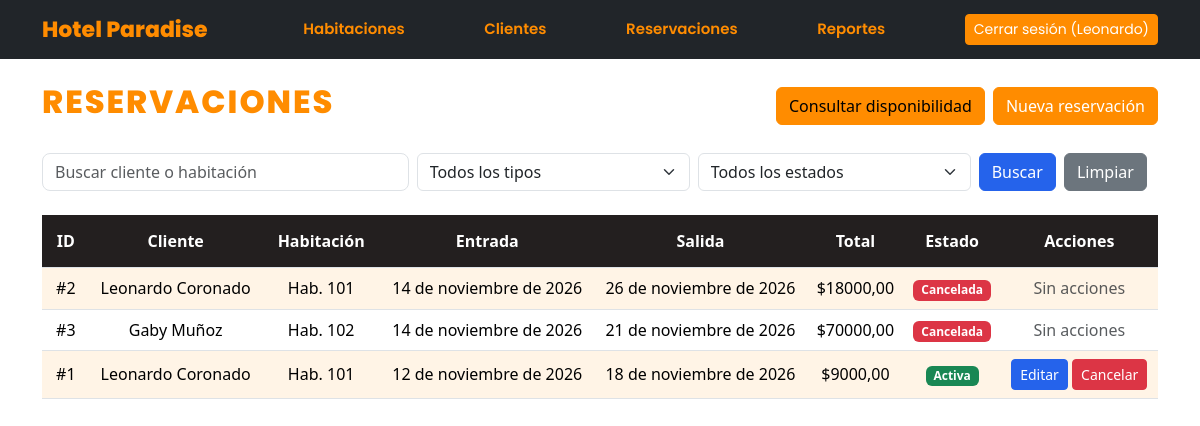
The app's page /reservaciones/ (signed in) with its own data.
### reservaciones/models.py (models this page shows, shortened)
class Reservacion(models.Model):
    ACTIVA = 'activa'
    CANCELADA = 'cancelada'
    FINALIZADA = 'finalizada'
    ESTADOS = [
        (ACTIVA, 'Activa'),
        (CANCELADA, 'Cancelada'),
        (FINALIZADA, 'Finalizada'),
    ]
    cliente = models.ForeignKey(Cliente, on_delete=models.PROTECT,
                                related_name='reservaciones')
    habitacion = models.ForeignKey(Habitacion, on_delete=models.PROTECT,
                                   related_name='reservaciones')
    fecha_entrada = models.DateField()
    fecha_salida = models.DateField()
    total = models.DecimalField(max_digits=10, decimal_places=2,
                                default=0, editable=False)
    estado = models.CharField(max_length=20, choices=ESTADOS, default=ACTIVA)
    class Meta:
        ordering = ['-fecha_entrada']
        verbose_name = 'Reservación'
        verbose_name_plural = 'Reservaciones'

### clientes/models.py (models this page shows, shortened)
class Cliente(models.Model):
    nombre = models.CharField(max_length=100)
    apellidos = models.CharField(max_length=150)
    correo = models.EmailField(unique=True)
    telefono = models.CharField(max_length=20)
    fecha_registro = models.DateTimeField(auto_now_add=True)
    class Meta:
        ordering = ['apellidos', 'nombre']
        verbose_name = 'Cliente'
        verbose_name_plural = 'Clientes'

### habitaciones/models.py (models this page shows, shortened)
class Habitacion(models.Model):
    TIPOS = [
        ('individual', 'Individual'),
        ('doble', 'Doble'),
        ('suite', 'Suite'),
        ('presidencial', 'Presidencial'),
    ]
    numero = models.IntegerField(unique=True)
    tipo =  models.CharField((""), max_length=20, choices=TIPOS)
    precioxnoche = models.DecimalField(max_digits=  15, decimal_places=2)
    capacidad = models.IntegerField()
    disponible = models.BooleanField(default= True)
    imagen = models.ImageField(upload_to='habitaciones/', blank=True, null=True)

### reservaciones/views.py (the view)
# urls.py: path('', views.lista_reservaciones, name='lista'),
@login_required
def lista_reservaciones(request):
    reservaciones = Reservacion.objects.select_related('cliente', 'habitacion')
    q = request.GET.get('q', '').strip()
    tipo = request.GET.get('tipo', '')
    estado = request.GET.get('estado', '')
    if q:
        condicion = (Q(cliente__nombre__icontains=q) |
                     Q(cliente__apellidos__icontains=q))
        if q.isdigit():
            condicion |= Q(habitacion__numero=q)
        reservaciones = reservaciones.filter(condicion)
    if tipo:
        reservaciones = reservaciones.filter(habitacion__tipo=tipo)
    if estado:
        reservaciones = reservaciones.filter(estado=estado)
    return render(request, 'reservaciones/lista.html', {
        'reservaciones': reservaciones,
        'tipos': Habitacion.TIPOS,
        'estados': Reservacion.ESTADOS,
        'q': q, 'tipo_actual': tipo, 'estado_actual': estado,
    })

### reservaciones/templates/reservaciones/lista.html (shortened to what this page needs)
{% extends 'base.html' %}
{% block content %}
<div class="d-flex justify-content-between align-items-center mb-4">
    <h1 class="titulo-habitaciones">Reservaciones</h1>
    <div class="d-flex gap-2">
        <a href="{% url 'reservaciones:disponibilidad' %}" class="btn btn-buscar">Consultar disponibilidad</a>
        <a href="{% url 'reservaciones:crear' %}" class="btn btn-primary">Nueva reservación</a>
    </div>
</div>
<form method="GET" class="row g-2 mb-4">
    <div class="col-md-4">
        <input
            type="text"
            name="q"
            class="form-control"
            placeholder="Buscar cliente o habitación"
            value="{{ q }}"
        >
    </div>
    <div class="col-md-3">
        <select name="tipo" class="form-select">
            <option value="">Todos los tipos</option>
        </select>
    </div>
    <div class="col-md-3">
        <select name="estado" class="form-select">
            <option value="">Todos los estados</option>
        </select>
    </div>
    <div class="col-md-2 d-flex gap-2">
        <button type="submit" class="btn btn-buscar">Buscar</button>
        <a href="{% url 'reservaciones:lista' %}" class="btn btn-limpiar">Limpiar</a>
    </div>
</form>
<table class="table text-center align-middle">
    <thead>
        <tr>
            <th>ID</th>
            <th>Cliente</th>
            <th>Habitación</th>
            <th>Entrada</th>
            <th>Salida</th>
            <th>Total</th>
            <th>Estado</th>
            <th>Acciones</th>
        </tr>
    </thead>
    <tbody>
        {% for reservacion in reservaciones %}
        <tr>
            <td>#{{ reservacion.pk }}</td>
            <td>{{ reservacion.cliente.nombre }} {{ reservacion.cliente.apellidos }}</td>
            <td>Hab. {{ reservacion.habitacion.numero }}</td>
            <td>{{ reservacion.fecha_entrada }}</td>
            <td>{{ reservacion.fecha_salida }}</td>
            <td>${{ reservacion.total|floatformat:2 }}</td>
            <td>
                {% if reservacion.estado == 'activa' %}
                    <span class="badge bg-success">Activa</span>
                {% elif reservacion.estado == 'cancelada' %}
                    <span class="badge bg-danger">Cancelada</span>
                {% elif reservacion.estado == 'finalizada' %}
                    <span class="badge bg-secondary">Finalizada</span>
                {% else %}
                    <span class="badge bg-warning">{{ reservacion.estado }}</span>
                {% endif %}
            </td>
            <td>
                {% if reservacion.estado == 'activa' %}
                    <a href="{% url 'reservaciones:editar' reservacion.pk %}" class="btn btn-sm btn-warning">Editar</a>
                    <a href="{% url 'reservaciones:cancelar' reservacion.pk %}" class="btn btn-sm btn-danger">Cancelar</a>
                {% else %}
                    <span class="text-muted">Sin acciones</span>
                {% endif %}
            </td>
        </tr>
        {% empty %}
        <tr>
            <td colspan="8" class="text-center">
                No hay reservaciones registradas.
            </td>
        </tr>
        {% endfor %}
    </tbody>
</table>
{% endblock %}

### templates/base.html (shortened to what this page needs)
<!DOCTYPE html>
<html lang="es">
<head>
    <link href="https://cdn.jsdelivr.net/npm/bootstrap@5.3.3/dist/css/bootstrap.min.css" rel="stylesheet">
</head>
<body>
    <nav class="navbar navbar-dark bg-dark mb-4">
        <div class="container">
            <a class="navbar-brand" href="{% url 'dashboard' %}">Hotel Paradise</a>
            {% if user.is_authenticated %}
                <a class="nav-link text-white" href="{% url 'habitaciones:lista' %}">
                    Habitaciones
                </a>
                <a class="nav-link text-white" href="{% url 'clientes:lista' %}">
                    Clientes
                </a>
                <a class="nav-link text-white" href="{% url 'reservaciones:lista' %}">
                    Reservaciones
                </a>
                <a class="nav-link text-white" href="{% url 'reportes' %}">
                    Reportes
                </a>
                <form method="post" action="{% url 'logout' %}" class="m-0">
                    <button type="submit" class="btn btn-sm btn-primary">
                        Cerrar sesión ({{ user.username }})
                    </button>
                </form>
            {% endif %}
        </div>
    </nav>
    <div class="container">
        {% block content %}{% endblock %}
    </div>
</body>
</html>

### templates/base.html (style rules this page uses)
:root { --naranja: #FF8C00; --naranja-hover: #E67E00; --crema: #FFF4E6; --oscuro: #212529; }
body { background-color: #FFFFFF; }
.navbar { background-color: var(--oscuro) !important; }
.navbar-brand, .navbar .nav-link { color: var(--naranja) !important; font-weight: 600; }
h1, h2, h3, h4 { color: var(--naranja); }
.titulo-habitaciones { font-family: 'Poppins', sans-serif !important; font-size: 32px; font-weight: 800; letter-spacing: 2px; color: #FF8C00; text-transform: uppercase; }
a { color: var(--naranja); }
.btn-primary { background-color: var(--naranja); border-color: var(--naranja); }
.btn-warning { background-color: var(--naranja); border-color: var(--naranja); color: white; }
.btn-primary { background-color: #FF8C00; border-color: #FF8C00; color: white; }
.btn-buscar { background-color: #FF8C00 !important; border-color: #FF8C00 !important; color: black !important; transition: 0.2s; }
.btn-warning { background-color: #2563EB !important; border-color: #2563EB !important; color: white !important; }
.btn-danger { background-color: #DC3545; border-color: #DC3545; color: white; }
a.btn-limpiar, a.btn-limpiar:visited { background-color: #6C757D !important; border: 1px solid #6C757D !important; color: #FFFFFF !important; }
.table thead th { background-color: #231f1f; color: #ffffff; font-weight: bold; padding: 14px; }
.table tbody tr:nth-child(odd) > * { background-color: #FFF4E6; }
.table tbody tr:nth-child(even) > * { background-color: #FFFFFF; }
.navbar .nav-link { transition: color 0.2s ease; }
input[type="text"], input[type="search"], select { border-radius: 8px; }
button.btn-buscar, button.btn-buscar:visited, button.btn-buscar:focus, button.btn-buscar:active { background-color: #FF8C00 !important; background-image: none !important; border: 1px solid #FF8C00 !important; color: #000000 !important; box-shadow: none; }
button.btn-buscar { background-color: #2563EB !important; border: 1px solid #2563EB !important; color: white !important; transition: 0.2s; }
.navbar, .navbar-brand, .navbar .nav-link { font-family: 'Poppins', sans-serif !important; }
.navbar-brand { font-size: 22px; font-weight: 800 !important; }
.navbar .nav-link { font-size: 15px; font-weight: 600 !important; }

### records on screen
Reservacion: pk "2", cliente.nombre "Leonardo", cliente.apellidos "Coronado", habitacion.numero "101", fecha_entrada "14 de noviembre de 2026", fecha_salida "26 de noviembre de 2026", total "18000,00", estado "Cancelada"
Reservacion: pk "3", cliente.nombre "Gaby", cliente.apellidos "Muñoz", habitacion.numero "102", fecha_entrada "14 de noviembre de 2026", fecha_salida "21 de noviembre de 2026", total "70000,00", estado "Cancelada"
Reservacion: pk "1", cliente.nombre "Leonardo", cliente.apellidos "Coronado", habitacion.numero "101", fecha_entrada "12 de noviembre de 2026", fecha_salida "18 de noviembre de 2026", total "9000,00", estado "Activa"

### other values on screen
{{ user.username }} "Leonardo"
